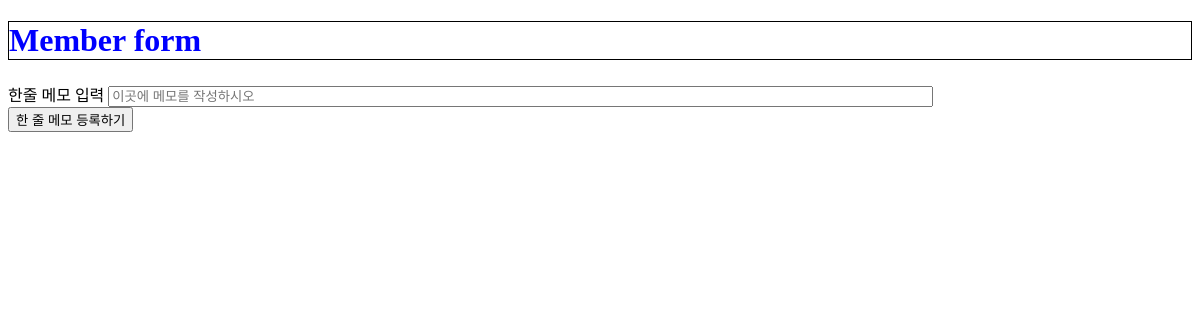
The app's page /member/, older data.
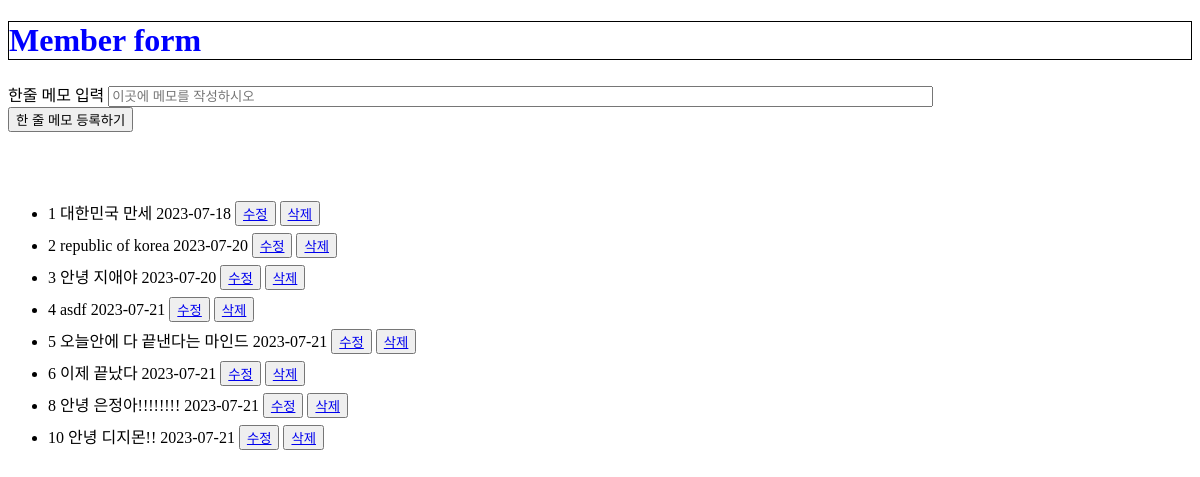
The same page, newer data.
### member/models.py (models this page shows, shortened)
class Memo(models.Model): #models.Model은 기본 틀,Model이 사용하는 method
    memo_text = models.CharField(max_length=200) #문자제한을 두고 싶을 때 사용, TextField를 사용하면 제한 없이 입력 가능
    published_date= models.DateTimeField(auto_now_add=True) #날짜 시간을 자동으로 추가 auto_now_add=True

### member/views.py (the view)
# urls.py: path('',views.index, name='index'),
def index(request): #urls.py로 요청이 간 후  view파일의 index 함수를 호출하여 응답
    lists =Memo.objects.all()
    data= {'lists': lists}
    return  render(request,'main.html',data)

### member/templates/main.html (shortened to what this page needs)
<!DOCTYPE html>
<html lang="en">
<head>
</head>
<body>
    <h1 style="color: blue" class="border-class">Member form</h1>
    <form action="http://localhost:8000/member/createMemo/" method="POST" id="memoWriteForm">{% csrf_token %}
        <label for="memo">한줄 메모 입력</label>
        <input type="text" autocomplete="off" id="memo" name="memoContent" size="100" placeholder="이곳에 메모를 작성하시오">
    </form>
    <div>
        <button type="submit" form="memoWriteForm">한 줄 메모 등록하기</button>
    </div>
    <div style="padding-top: 50px;">
        <ul style="line-height:2em">
            {% for i in lists %}
                <li>
                    {{i.id}}
                    {{i.memo_text}}
                    20{{i.published_date|date:'y-m-d'}}
                    <button><a href="./edit/{{i.id}}">수정</a></button>
                    <button><a href="./delete/{{i.id}}">삭제</a></button>
                </li>
            {% endfor %}
        </ul>
    </div>
</body>
</html>

### member/templates/main.html (style rules this page uses)
.border-class { border: 1px solid black; }

Row changes from the older to the newer data that the page shows:
added Memo: id "1", memo_text "대한민국 만세", published_date "23-07-18"
added Memo: id "2", memo_text "republic of korea", published_date "23-07-20"
added Memo: id "3", memo_text "안녕 지애야", published_date "23-07-20"
added Memo: id "4", memo_text "asdf", published_date "23-07-21"
added Memo: id "5", memo_text "오늘안에 다 끝낸다는 마인드", published_date "23-07-21"
added Memo: id "6", memo_text "이제 끝났다", published_date "23-07-21"
added Memo: id "8", memo_text "안녕 은정아!!!!!!!!", published_date "23-07-21"
added Memo: id "10", memo_text "안녕 디지몬!!", published_date "23-07-21"
